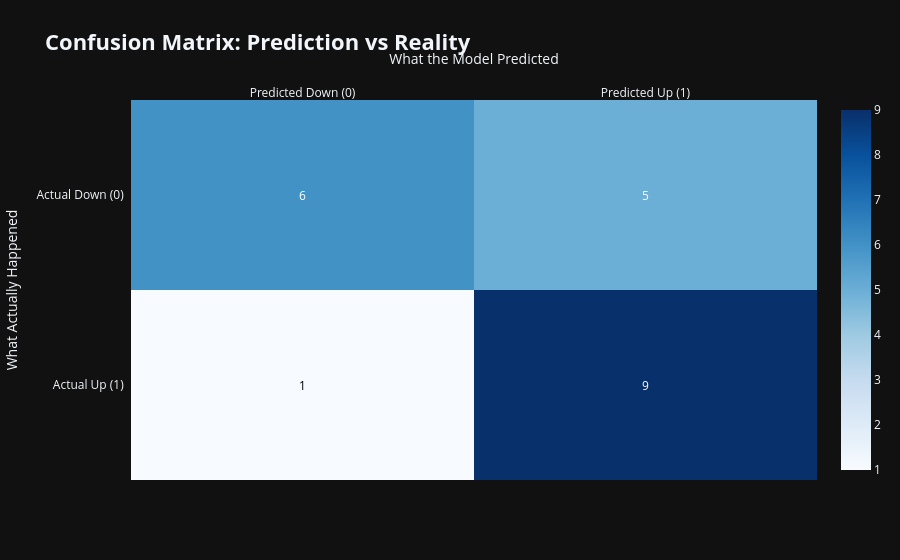

Notebook source saved alongside this figure:
### Code cell
# 1. Calculate the confusion matrix array
cm = confusion_matrix(y_test, y_pred)

# 2. Define labels for the axes
x_labels = ['Predicted Down (0)', 'Predicted Up (1)']
y_labels = ['Actual Down (0)', 'Actual Up (1)']

# 3. Create a stylized Heatmap using Plotly Figure Factory
fig_cm = ff.create_annotated_heatmap(
    z=cm, 
    x=x_labels, 
    y=y_labels, 
    colorscale='Blues', 
    showscale=True
)

fig_cm.update_layout(
    title="<b>Confusion Matrix: Prediction vs Reality</b>",
    template='plotly_dark',
    title_font_size=22,
    xaxis=dict(title='What the Model Predicted'),
    yaxis=dict(title='What Actually Happened', autorange='reversed')
)

fig_cm.show()

### Figure 1 — Plotly figure (JSON) as saved in the notebook; plotly's stock layout.template omitted (floating-point values rounded to 4 significant figures)
{"data": [{"colorscale": [[0, "rgb(247,251,255)"], [0.125, "rgb(222,235,247)"], [0.25, "rgb(198,219,239)"], [0.375, "rgb(158,202,225)"], [0.5, "rgb(107,174,214)"], [0.625, "rgb(66,146,198)"], [0.75, "rgb(33,113,181)"], [0.875, "rgb(8,81,156)"], [1, "rgb(8,48,107)"]], "reversescale": false, "showscale": true, "type": "heatmap", "x": ["Predicted Down (0)", "Predicted Up (1)"], "y": ["Actual Down (0)", "Actual Up (1)"], "z": [[6, 5], [1, 9]]}], "layout": {"annotations": [{"font": {"color": "#FFFFFF"}, "showarrow": false, "text": "6", "x": "Predicted Down (0)", "xref": "x", "y": "Actual Down (0)", "yref": "y"}, {"font": {"color": "#FFFFFF"}, "showarrow": false, "text": "5", "x": "Predicted Up (1)", "xref": "x", "y": "Actual Down (0)", "yref": "y"}, {"font": {"color": "#000000"}, "showarrow": false, "text": "1", "x": "Predicted Down (0)", "xref": "x", "y": "Actual Up (1)", "yref": "y"}, {"font": {"color": "#FFFFFF"}, "showarrow": false, "text": "9", "x": "Predicted Up (1)", "xref": "x", "y": "Actual Up (1)", "yref": "y"}], "title": {"font": {"size": 22}, "text": "<b>Confusion Matrix: Prediction vs Reality</b>"}, "xaxis": {"dtick": 1, "gridcolor": "rgb(0, 0, 0)", "side": "top", "ticks": "", "title": {"text": "What the Model Predicted"}}, "yaxis": {"autorange": "reversed", "dtick": 1, "ticks": "", "ticksuffix": "  ", "title": {"text": "What Actually Happened"}}}}
